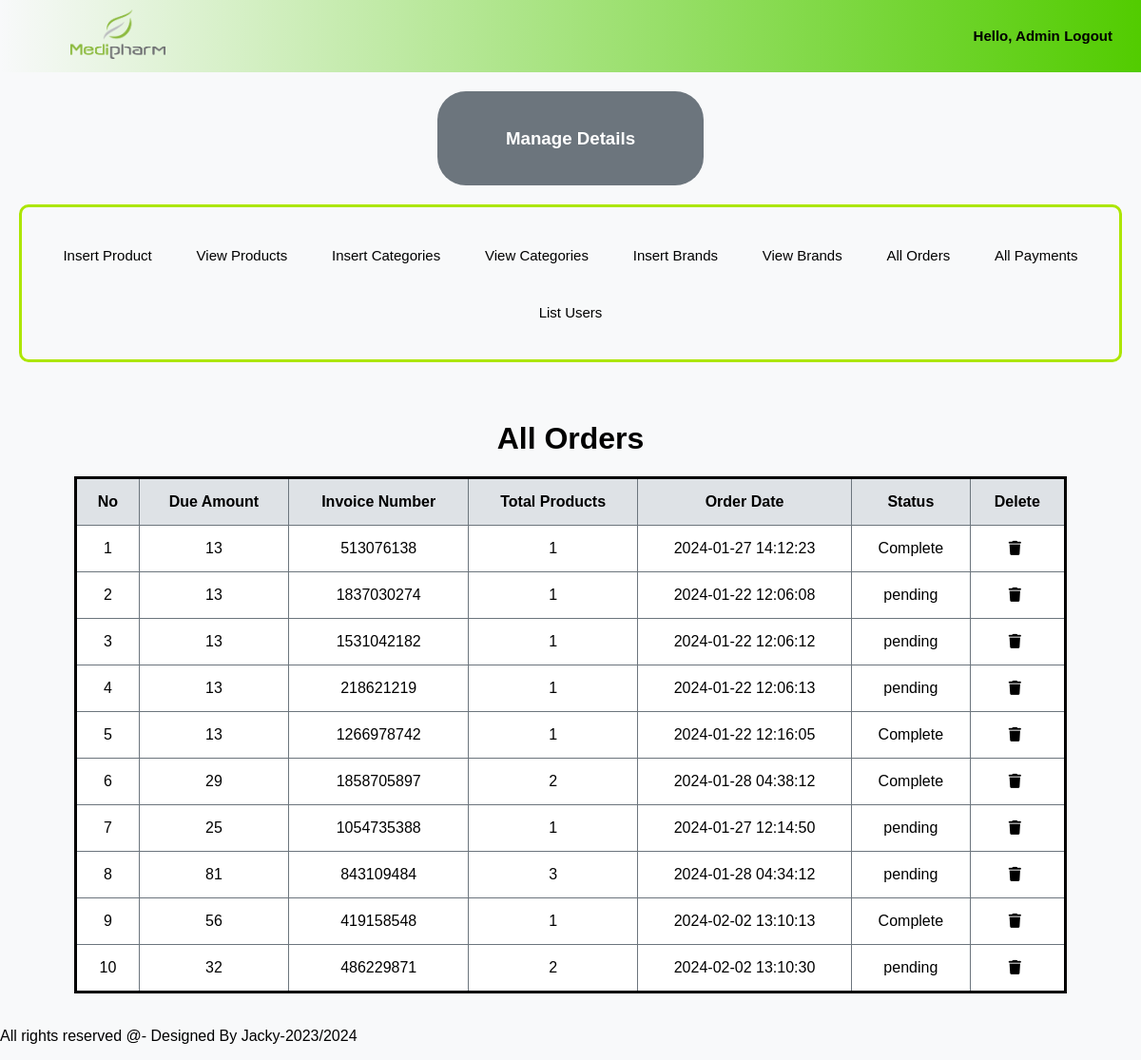
The page /admin_area/index.php?list_orders on the database its author committed.
### tables this page shows
CREATE TABLE `user_orders` (
  `order_id` int(11) NOT NULL,
  `user_id` int(11) NOT NULL,
  `amount_due` int(255) NOT NULL,
  `invoice_number` int(255) NOT NULL,
  `total_products` int(255) NOT NULL,
  `order_date` timestamp NOT NULL DEFAULT current_timestamp() ON UPDATE current_timestamp(),
  `order_status` varchar(255) NOT NULL
);

### admin_area/list_orders.php (the view, shortened to what this page needs)
    <h1>All Orders</h1>
<table>
<?php
$get_orders="SELECT * FROM `user_orders`";
$result=mysqli_query($con,$get_orders);
$rows_count=mysqli_num_rows($result);
echo "<tr>
<th>No</th>
<th>Due Amount</th>
<th>Invoice Number</th>
<th>Total Products</th>
<th>Order Date</th>
<th>Status</th>
<th>Delete</th>
</tr>";
if($rows_count==0){
    echo "<h2>No Orders to Display</h2>";
}else{
    $number=0;
while($rows_data=mysqli_fetch_assoc($result)){
    $order_id=$rows_data['order_id'];
    $amount_due=$rows_data['amount_due'];
    $invoice_number=$rows_data['invoice_number'];
    $total_products=$rows_data['total_products'];
    $order_date=$rows_data['order_date'];
    $order_status=$rows_data['order_status'];
    $number++;
        echo "<tr>
        <td>$number</td>
        <td>$amount_due</td>
        <td>$invoice_number</td>
        <td>$total_products</td>
        <td>$order_date</td>
        <td>$order_status</td>
        <td><a href='index.php?delete_list_orders=$order_id'><i class='fa-solid fa-trash'></i></a></td>
    </tr>";
    }
}
?>
</table>

### admin_area/index.php (style rules this page uses)
body { margin: 0; padding: 0; font-family: 'Arial', sans-serif; background-color: #f8f9fa; }
a { text-decoration: none; font-size: 15px; }

### admin_area/list_orders.php (style rules this page uses)
h1 { text-align: center; }
table { margin: auto; border-collapse: collapse; width: 90%; border: solid; }
th, td { border: 1px solid #6c757d; padding: 15px; text-align: center; }
th { background-color: #dee2e6; }
td { background-color: #fff; }
a { text-decoration: none; color: #000; }
i { margin-right: 5px; }

### rows shown on the page
user_orders: amount_due "13", invoice_number "513076138", total_products "1", order_date "2024-01-27 14:12:23", order_status "Complete"
user_orders: amount_due "13", invoice_number "1837030274", total_products "1", order_date "2024-01-22 12:06:08", order_status "pending"
user_orders: amount_due "13", invoice_number "1531042182", total_products "1", order_date "2024-01-22 12:06:12", order_status "pending"
user_orders: amount_due "13", invoice_number "218621219", total_products "1", order_date "2024-01-22 12:06:13", order_status "pending"
user_orders: amount_due "13", invoice_number "1266978742", total_products "1", order_date "2024-01-22 12:16:05", order_status "Complete"
user_orders: amount_due "29", invoice_number "1858705897", total_products "2", order_date "2024-01-28 04:38:12", order_status "Complete"
user_orders: amount_due "25", invoice_number "1054735388", total_products "1", order_date "2024-01-27 12:14:50", order_status "pending"
user_orders: amount_due "81", invoice_number "843109484", total_products "3", order_date "2024-01-28 04:34:12", order_status "pending"
user_orders: amount_due "56", invoice_number "419158548", total_products "1", order_date "2024-02-02 13:10:13", order_status "Complete"
user_orders: amount_due "32", invoice_number "486229871", total_products "2", order_date "2024-02-02 13:10:30", order_status "pending"
